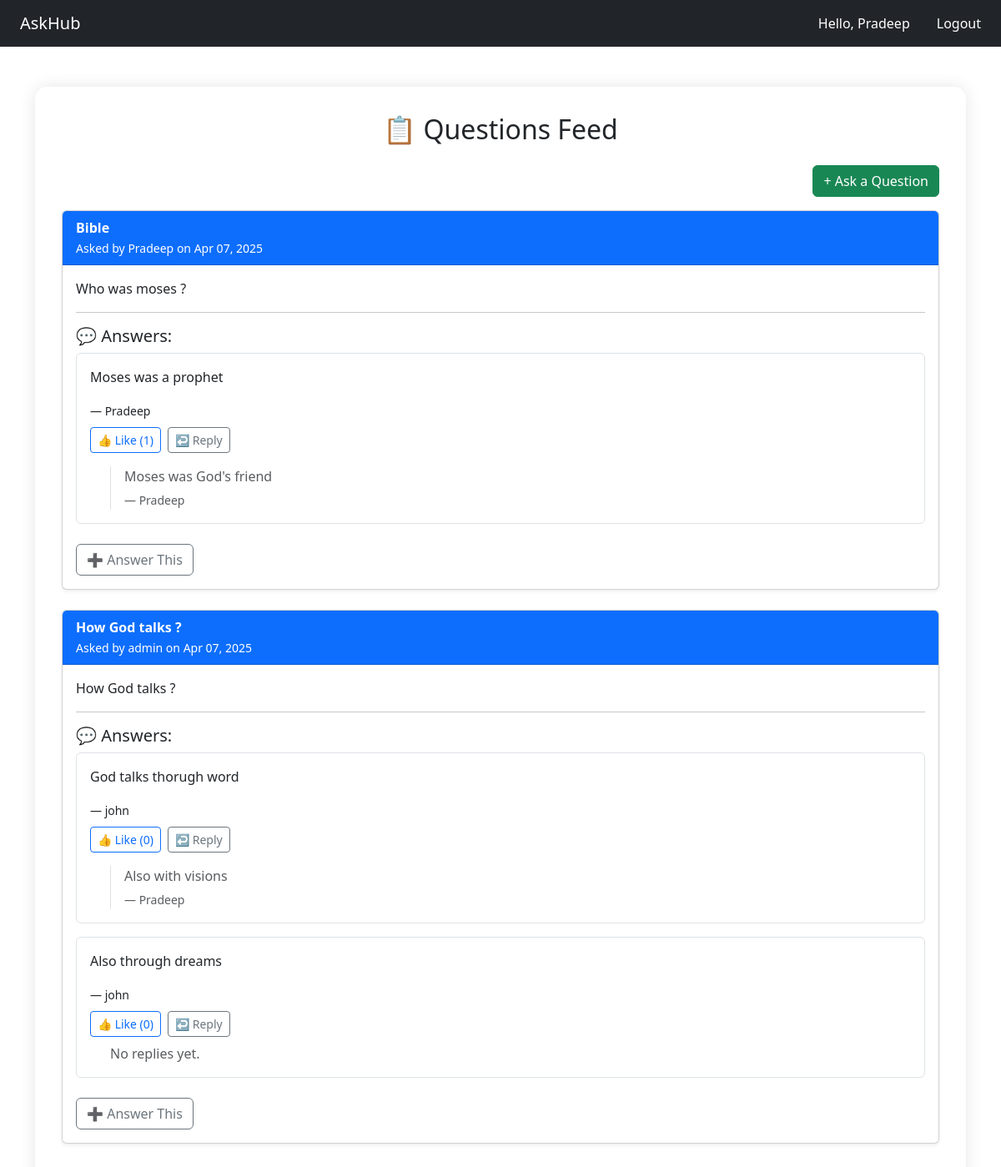
Page /app/dashboard/ (signed in) on the committed database.
### app/models.py (models this page shows, shortened)
class Question(models.Model):
    title = models.CharField(max_length=200)
    description = models.TextField()
    created_by = models.ForeignKey(User, on_delete=models.CASCADE)
    created_at = models.DateTimeField(auto_now_add=True)

class Answer(models.Model):
    question = models.ForeignKey(Question, related_name="answers", on_delete=models.CASCADE)
    content = models.TextField()
    created_by = models.ForeignKey(User, on_delete=models.CASCADE)
    created_at = models.DateTimeField(auto_now_add=True)
    likes = models.ManyToManyField(User, related_name="liked_answers", blank=True)
    def total_likes(self):
        return self.likes.count()

class Reply(models.Model):
    answer = models.ForeignKey(Answer, related_name='replies', on_delete=models.CASCADE)
    content = models.TextField()
    created_by = models.ForeignKey(User, on_delete=models.CASCADE)
    created_at = models.DateTimeField(auto_now_add=True)

### app/views.py (the view)
# urls.py: path('dashboard/', dashboard, name='dashboard'),
@login_required
def dashboard(request):
    questions = Question.objects.all().order_by('-created_at')
    return render(request, 'dashboard.html', {'questions': questions})

### templates/dashboard.html (shortened to what this page needs)
{% extends 'base.html' %}
{% load static %}
{% block content %}
<div class="container dashboard-overlay">
    <h2 class="text-center mb-4">📋 Questions Feed</h2>
    <div class="text-end mb-3">
        <a href="{% url 'add_question' %}" class="btn btn-success">+ Ask a Question</a>
    </div>
    {% for question in questions %}
        <div class="card mb-4 shadow-sm">
            <div class="card-header bg-primary text-white">
                <strong>{{ question.title }}</strong><br>
                <small>Asked by {{ question.created_by.username }} on {{ question.created_at|date:"M d, Y" }}</small>
            </div>
            <div class="card-body">
                <p>{{ question.description }}</p>
                <hr>
                <h5>💬 Answers:</h5>
                {% for answer in question.answers.all %}
                    <div class="border p-3 mb-3 rounded">
                        <p>{{ answer.content }}</p>
                        <small>— {{ answer.created_by.username }}</small>
                        <div class="d-flex align-items-center gap-2 mt-2">
                            <form method="post" action="{% url 'like_answer' answer.id %}">
                                <button class="btn btn-sm btn-outline-primary">👍 Like ({{ answer.total_likes }})</button>
                            </form>
                            <a href="{% url 'add_reply' answer.id %}" class="btn btn-sm btn-outline-secondary">↩️ Reply</a>
                        </div>
                        {% for reply in answer.replies.all %}
                            <div class="mt-3 ms-4 border-start ps-3 text-muted">
                                <p class="mb-1">{{ reply.content }}</p>
                                <small>— {{ reply.created_by.username }}</small>
                            </div>
                        {% empty %}
                            <div class="ms-4 mt-2 text-muted">No replies yet.</div>
                        {% endfor %}
                    </div>
                {% empty %}
                    <p class="text-muted">No answers yet.</p>
                {% endfor %}
                <a href="{% url 'add_answer' question.id %}" class="btn btn-outline-secondary mt-2">➕ Answer This</a>
            </div>
        </div>
    {% empty %}
        <p>No questions found.</p>
    {% endfor %}
</div>
{% endblock %}

### templates/base.html (shortened to what this page needs)
<!DOCTYPE html>
<html>
<head>
    <link href="https://cdn.jsdelivr.net/npm/bootstrap@5.3.3/dist/css/bootstrap.min.css" rel="stylesheet">
</head>
<body>
    <nav class="navbar navbar-expand-lg navbar-dark bg-dark px-4">
        {% if user.is_authenticated %}
            <a class="navbar-brand" href="{% url 'dashboard' %}">AskHub</a>
        {% else %}
            <a class="navbar-brand" href="{% url 'home' %}">AskHub</a>
        {% endif %}
        <div class="ms-auto d-flex align-items-center gap-3">
            {% if user.is_authenticated %}
                <span class="text-white me-3">Hello, {{ user.username }}</span>
                <form method="POST" action="{% url 'logout' %}">
                    <button type="submit" class="btn btn-link nav-link text-white" style="text-decoration: none;">Logout</button>
                </form>
            {% else %}
                <a class="nav-link text-white" href="{% url 'login' %}">Login</a>
                <a class="nav-link text-white ms-2" href="{% url 'register' %}">Register</a>
            {% endif %}
        </div>
    </nav>
    <div class="container mt-5">
        {% block content %}
        {% endblock %}
    </div>
</body>
</html>

### templates/dashboard.html (style rules this page uses)
.dashboard-overlay { background-color: rgba(255, 255, 255, 0.95); padding: 2rem; border-radius: 15px; margin-top: 2rem; box-shadow: 0 0 20px rgba(0,0,0,0.1); }

### rows in the picture
Question: title "Bible", created_by.username "Pradeep", created_at "Apr 07, 2025", description "Who was moses ?"
Answer: content "Moses was a prophet", created_by.username "Pradeep", total_likes "1"
Reply: content "Moses was God's friend", created_by.username "Pradeep"
Question: title "How God talks ?", created_by.username "admin", created_at "Apr 07, 2025", description "How God talks ?"
Answer: content "God talks thorugh word", created_by.username "john", total_likes "0"
Reply: content "Also with visions", created_by.username "Pradeep"
Answer: content "Also through dreams", created_by.username "john", total_likes "0"

### other values in the picture
{{ user.username }} "Pradeep"
